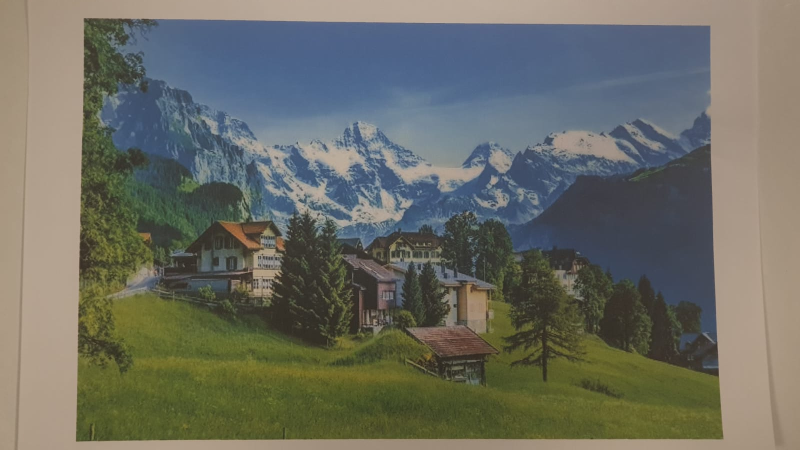
#> input picture template.jpg, 1600 x 900 px (shown at 1/2 size)
$ python perspective_warping_empty.py
#> lines starting #> are read from the running program, lines starting #| are printed output that depends on the picture
# ======= imports
import numpy as np
import cv2

pass

# ======= constants
pass

# === template image keypoint and descriptors
template = cv2.imread("template.jpg")
#> template is the input picture: shape (900, 1600, 3); mean B, G, R 98.9, 108.8, 107.7
template_rgb = cv2.cvtColor(template, cv2.COLOR_BGR2RGB)
template_rgb_height, template_rgb_width = template_rgb.shape[:2]
#> template_rgb_height = 900; template_rgb_width = 1600
template_gray = cv2.cvtColor(template_rgb, cv2.COLOR_BGR2GRAY)
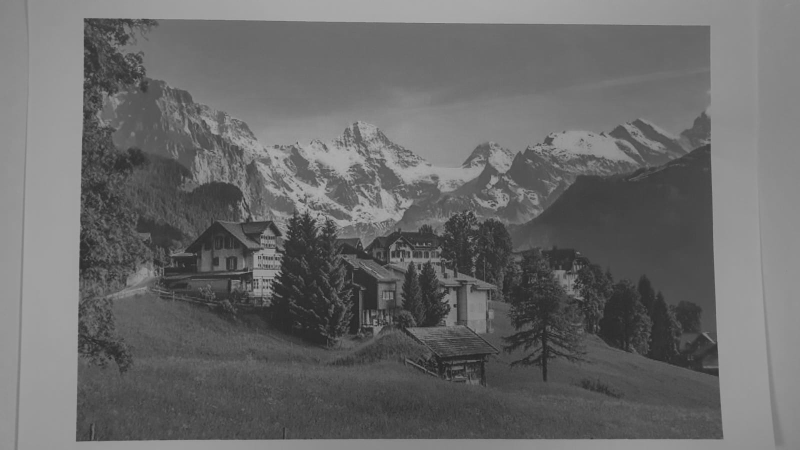
#> template_gray: shape (900, 1600) (shown at 1/2 size); min 30, max 182, mean 105.8

feature_extractor = cv2.SIFT_create()
keyPoints_template, description_template = feature_extractor.detectAndCompute(template_gray, None)
#> keyPoints_template = 5205 keypoints; strongest (x, y, size): (732, 504, 2.9), (517, 513, 1.8), (637, 428, 3), (514, 560, 2.8)

pass

ref_image = cv2.imread("refImage.jpg")
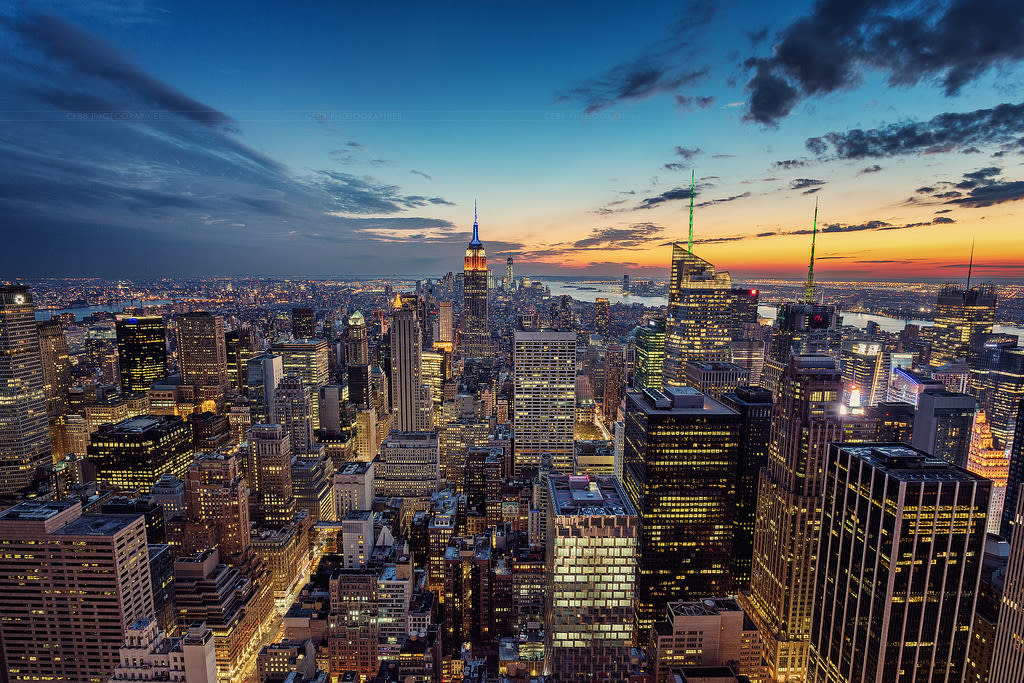
#> input picture refImage.jpg, 1024 x 683 px
#> ref_image is the input picture: shape (683, 1024, 3); mean B, G, R 92.4, 84, 78.7
ref_image = cv2.resize(ref_image, (template_rgb_width, template_rgb_height))
#> ref_image: shape (900, 1600, 3)

white_array = np.zeros((template_rgb.shape[0], template_rgb.shape[1], 3), dtype=np.uint8)
white_array.fill(255)
#> white_array: shape (900, 1600, 3); every value is 255
# ===== video input, output and metadata
template_video = cap = cv2.VideoCapture("templateVideo.mp4")
ret, frame = cap.read()
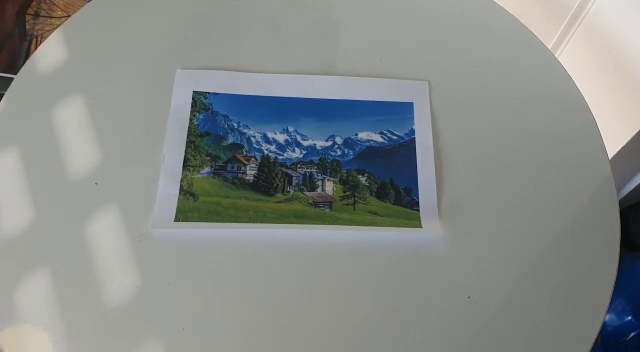
#> input picture frame 42 of templateVideo.mp4, 640 x 352 px
#> frame is the input picture: shape (352, 640, 3); mean B, G, R 137.3, 139, 135

pass
out = cv2.VideoWriter('PerspectiveWarping.avi', cv2.VideoWriter_fourcc(*'DIVX'), 15, (frame.shape[1], frame.shape[0]))
# ========== run on all frames
while cap.isOpened() and ret:

    frame_rgb = cv2.cvtColor(frame, cv2.COLOR_BGR2RGB)
    frame_gray = cv2.cvtColor(frame_rgb, cv2.COLOR_BGR2GRAY)
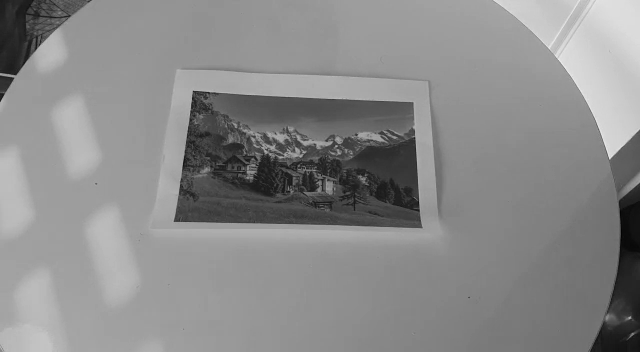
#> frame_gray: shape (352, 640); min 3, max 234, mean 138
    keyPoints_frame, description_frame = feature_extractor.detectAndCompute(frame_gray, None)
#> keyPoints_frame = 309 keypoints; strongest (x, y, size): (630, 318, 1.8), (632, 334, 1.9), (236, 170, 82), (374, 178, 66.1)

    bf = cv2.BFMatcher()
    matches = bf.knnMatch(description_template, description_frame, k=2)
#> matches = 5205 matches
    good_and_second_good_match_list = [m for m in matches if m[0].distance / m[1].distance < 0.6]
#> good_and_second_good_match_list = 98 matches
    good_match_arr = np.asarray(good_and_second_good_match_list)[:, 0]

    pass
    if good_match_arr.shape[0] > 3:

        good_kp_template = np.array([keyPoints_template[m.queryIdx].pt for m in good_match_arr])
#> good_kp_template = 98 pairs, first value 165.2 to 1404.8, second value 33.93 to 728.2
        good_kp_frame = np.array([keyPoints_frame[m.trainIdx].pt for m in good_match_arr])
#> good_kp_frame = 98 pairs, first value 74.5 to 632.5, second value 11.33 to 333.8
        H, masked = cv2.findHomography(good_kp_template, good_kp_frame, cv2.RANSAC, 5.0)
#> H = [[0.177, -0.0331, 163.3], [0.00753, 0.137, 84.61], [2.85e-06, -9.06e-05, 1]]; masked = 98 values, max 1 at index 2, min 0 at index 0, mean 0.969
        # ======== find homography
        # also in SIFT notebook

        pass

        # ++++++++ do warping of another image on template image
        # we saw this in SIFT notebook
        wrap_louver_and_frame = cv2.warpPerspective(ref_image, H, (frame.shape[1], frame.shape[0]))
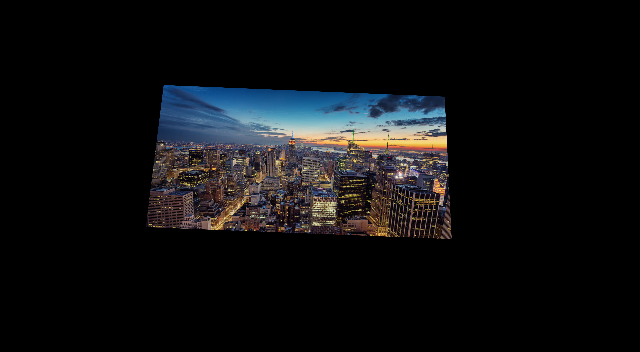
#> wrap_louver_and_frame: shape (352, 640, 3); mean B, G, R 16.6, 15.3, 14.6
        wrap_white_array_and_frame = cv2.warpPerspective(white_array, H, (frame.shape[1], frame.shape[0]))

        wrap_white_array_and_frame = cv2.bitwise_not(wrap_white_array_and_frame)
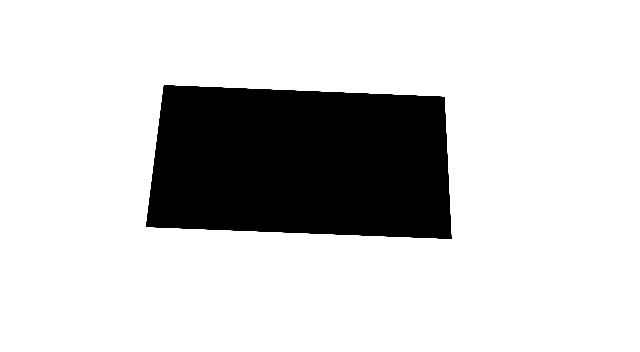
#> wrap_white_array_and_frame: shape (352, 640, 3); min 0, max 255, mean 207.7
        frame_image_with_black_square = cv2.bitwise_and(wrap_white_array_and_frame, frame)

        result = cv2.bitwise_or(frame_image_with_black_square, wrap_louver_and_frame)

    pass

    # =========== plot and save frame
    cv2.imshow('result', result)
    out.write(result)
    ret, frame = cap.read()
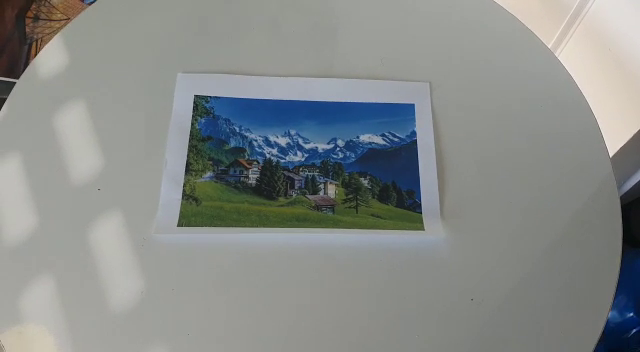
#> input picture frame 43 of templateVideo.mp4, 640 x 352 px
#> frame is the input picture: shape (352, 640, 3); mean B, G, R 137.6, 139.3, 135.4

    if cv2.waitKey(1) & 0xFF == ord('q'):
#> (key q is pressed here)
        break
    pass

# ======== end all

cap.release()
out.release()
cv2.destroyAllWindows()
pass
